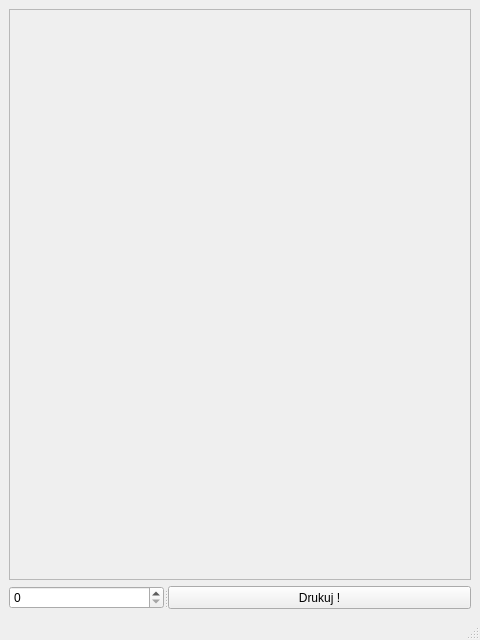
<?xml version="1.0" encoding="UTF-8"?>
<ui version="4.0">
 <class>MainWindow</class>
 <widget class="QMainWindow" name="MainWindow">
  <property name="geometry">
   <rect>
    <x>0</x>
    <y>0</y>
    <width>480</width>
    <height>640</height>
   </rect>
  </property>
  <property name="windowTitle">
   <string>MainWindow</string>
  </property>
  <widget class="QWidget" name="centralwidget">
   <layout class="QVBoxLayout" name="verticalLayout">
    <item>
     <widget class="QScrollArea" name="scrollArea">
      <property name="widgetResizable">
       <bool>true</bool>
      </property>
      <widget class="QWidget" name="scrollAreaWidgetContents">
       <property name="geometry">
        <rect>
         <x>0</x>
         <y>0</y>
         <width>460</width>
         <height>549</height>
        </rect>
       </property>
      </widget>
     </widget>
    </item>
    <item>
     <widget class="QSplitter" name="splitter">
      <property name="orientation">
       <enum>Qt::Horizontal</enum>
      </property>
      <widget class="QSpinBox" name="spinBox"/>
      <widget class="QPushButton" name="pushButton">
       <property name="text">
        <string>Drukuj !</string>
       </property>
      </widget>
     </widget>
    </item>
   </layout>
  </widget>
  <widget class="QMenuBar" name="menubar">
   <property name="geometry">
    <rect>
     <x>0</x>
     <y>0</y>
     <width>480</width>
     <height>20</height>
    </rect>
   </property>
  </widget>
  <widget class="QStatusBar" name="statusbar"/>
 </widget>
 <resources/>
 <connections/>
</ui>
